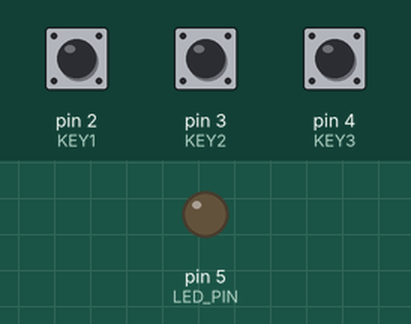
Simulated run of this sketch. Board: Arduino Uno, built with avr-gcc and run on an emulated ATmega328P. On the bench: output pins drawn as LEDs (lit = HIGH). The test bench sets the inputs (shaded band); at power-on: pin 2 (KEY1) HIGH, pin 3 (KEY2) HIGH, pin 4 (KEY3) HIGH. No radio packets arrive unless stated.

Above: at 1.2 s.
1.3 s: pin 2 (KEY1) pulled LOW for 0.15 s
At 1.42 s:
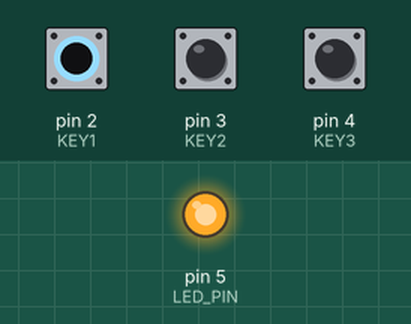
3.0 s: pin 2 (KEY1) pulled LOW for 3.2 s
At 7.1 s:
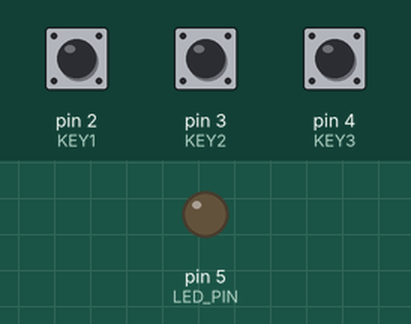
7.8 s: pin 3 (KEY2) pulled LOW for 3.2 s
At 9.1 s:
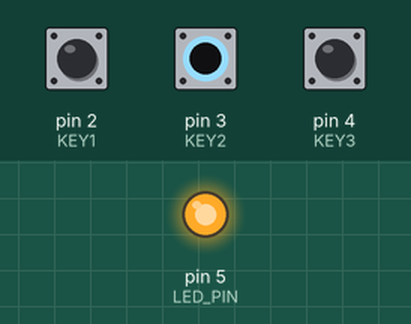
Timing chart, 0 to 12.6 s (numbered marks = the images above; inputs shaded):
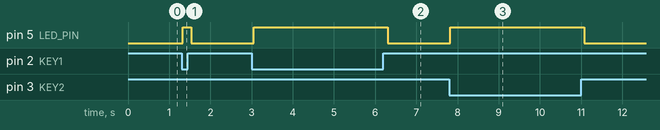

Measured:
- after the input at 1.3 s, pin 5 (LED_PIN): LOW → HIGH at once, → LOW 0.20 s later
- after the input at 3.0 s, pin 5 (LED_PIN): LOW → HIGH after 0.05 s, → LOW 3.2 s later
- after the input at 7.8 s, pin 5 (LED_PIN): LOW → HIGH at once, → LOW 3.2 s later

The sketch:

Exp4v2_Transmitter.ino
```cpp
/*
 Exp4v2 Transmitter
 -----------------------------------------------------------------------------
 -This experiment demonstrates a wireless communication system using nRF24L01.
 -It transmits control signals ('F', 'B', 'S') based on button presses to control a remote device.
 -An LED indicates the state of transmission.
*/

#include <SPI.h>
#include <nRF24L01.h>
#include <RF24.h>

RF24 radio(7, 8); // CE, CSN pins for nRF24L01
const byte address[6] = "00001"; // Communication address

// Define button and LED pins
#define KEY1 2
#define KEY2 3
#define KEY3 4
#define LED_PIN 5

void setup() {
  // Set button pins as input with pull-up resistors
  pinMode(KEY1, INPUT_PULLUP);
  pinMode(KEY2, INPUT_PULLUP);
  pinMode(KEY3, INPUT_PULLUP);
  pinMode(LED_PIN, OUTPUT);

  // Initialize the radio
  radio.begin();
  radio.openWritingPipe(address);
  radio.setPALevel(RF24_PA_MIN); // Set power level to minimum
  radio.stopListening(); // Set as transmitter
}

void loop() {
  // Read button states
  bool key1State = !digitalRead(KEY1);
  bool key2State = !digitalRead(KEY2);
  bool key3State = !digitalRead(KEY3);

  // Send data based on button pressed
  if (key1State) {
    radio.write("F", 1); // Send 'F' for forward
    digitalWrite(LED_PIN, HIGH); // Turn on LED
  } else if (key2State) {
    radio.write("B", 1); // Send 'B' for backward
    digitalWrite(LED_PIN, HIGH); // Turn on LED
  } else if (key3State) {
    radio.write("S", 1); // Send 'S' for stop
    digitalWrite(LED_PIN, LOW); // Turn off LED
  } else {
    radio.write("S", 1); // Default to stop
    digitalWrite(LED_PIN, LOW); // Turn off LED
  }
  delay(100); // Delay to avoid rapid sending
}
```
